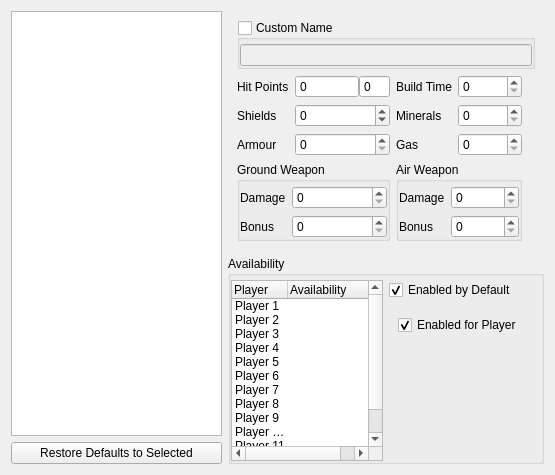
<?xml version="1.0" encoding="UTF-8"?>
<ui version="4.0">
 <class>UnitsTab</class>
 <widget class="QWidget" name="UnitsTab">
  <property name="geometry">
   <rect>
    <x>0</x>
    <y>0</y>
    <width>555</width>
    <height>475</height>
   </rect>
  </property>
  <layout class="QGridLayout" name="gridLayout_8" rowstretch="1,1" columnstretch="2,3">
   <item row="0" column="0" rowspan="2">
    <layout class="QVBoxLayout" name="verticalLayout_10">
     <item>
      <widget class="QTreeWidget" name="unitTree">
       <property name="editTriggers">
        <set>QAbstractItemView::NoEditTriggers</set>
       </property>
       <property name="selectionMode">
        <enum>QAbstractItemView::ExtendedSelection</enum>
       </property>
       <attribute name="headerVisible">
        <bool>false</bool>
       </attribute>
       <column>
        <property name="text">
         <string notr="true">1</string>
        </property>
       </column>
      </widget>
     </item>
     <item>
      <widget class="QPushButton" name="btnResetUnits">
       <property name="text">
        <string>Restore Defaults to Selected</string>
       </property>
      </widget>
     </item>
    </layout>
   </item>
   <item row="0" column="1">
    <widget class="TriStateGroupBox" name="grpUnitUseDefaults" native="true">
     <property name="enabled">
      <bool>true</bool>
     </property>
     <property name="title" stdset="0">
      <string>Use Defaults</string>
     </property>
     <property name="flat" stdset="0">
      <bool>false</bool>
     </property>
     <property name="checkable" stdset="0">
      <bool>true</bool>
     </property>
     <property name="checked" stdset="0">
      <bool>true</bool>
     </property>
     <layout class="QGridLayout" name="gridLayout_9">
      <item row="1" column="0">
       <layout class="QFormLayout" name="formLayout_8">
        <item row="0" column="0">
         <widget class="QLabel" name="label">
          <property name="text">
           <string>Hit Points</string>
          </property>
         </widget>
        </item>
        <item row="0" column="1">
         <layout class="QHBoxLayout" name="horizontalLayout_3">
          <property name="spacing">
           <number>0</number>
          </property>
          <item>
           <widget class="QSpinBox" name="spnUnitHp">
            <property name="minimumSize">
             <size>
              <width>64</width>
              <height>0</height>
             </size>
            </property>
            <property name="buttonSymbols">
             <enum>QAbstractSpinBox::NoButtons</enum>
            </property>
            <property name="minimum">
             <number>-8388608</number>
            </property>
            <property name="maximum">
             <number>8388607</number>
            </property>
           </widget>
          </item>
          <item>
           <widget class="QSpinBox" name="spnUnitHpExtra">
            <property name="toolTip">
             <string>&lt;html&gt;&lt;head/&gt;&lt;body&gt;&lt;p&gt;This is the fractional HP portion, ranging between 0 and 255 which translates to values between 0.00 and 0.99... of a hit point.&lt;/p&gt;&lt;/body&gt;&lt;/html&gt;</string>
            </property>
            <property name="frame">
             <bool>true</bool>
            </property>
            <property name="buttonSymbols">
             <enum>QAbstractSpinBox::NoButtons</enum>
            </property>
            <property name="maximum">
             <number>255</number>
            </property>
           </widget>
          </item>
         </layout>
        </item>
        <item row="1" column="0">
         <widget class="QLabel" name="label_2">
          <property name="text">
           <string>Shields</string>
          </property>
         </widget>
        </item>
        <item row="1" column="1">
         <widget class="QSpinBox" name="spnUnitShields">
          <property name="minimumSize">
           <size>
            <width>64</width>
            <height>0</height>
           </size>
          </property>
          <property name="minimum">
           <number>-32768</number>
          </property>
          <property name="maximum">
           <number>32767</number>
          </property>
         </widget>
        </item>
        <item row="2" column="0">
         <widget class="QLabel" name="label_3">
          <property name="text">
           <string>Armour</string>
          </property>
         </widget>
        </item>
        <item row="2" column="1">
         <widget class="QSpinBox" name="spnUnitArmour">
          <property name="minimumSize">
           <size>
            <width>64</width>
            <height>0</height>
           </size>
          </property>
          <property name="maximum">
           <number>255</number>
          </property>
         </widget>
        </item>
       </layout>
      </item>
      <item row="2" column="0">
       <widget class="QGroupBox" name="grpGroundWeapon">
        <property name="title">
         <string>Ground Weapon</string>
        </property>
        <property name="flat">
         <bool>true</bool>
        </property>
        <layout class="QGridLayout" name="gridLayout_10">
         <property name="leftMargin">
          <number>0</number>
         </property>
         <property name="topMargin">
          <number>4</number>
         </property>
         <property name="rightMargin">
          <number>0</number>
         </property>
         <property name="bottomMargin">
          <number>0</number>
         </property>
         <item row="0" column="0">
          <layout class="QFormLayout" name="formLayout_5">
           <item row="0" column="0">
            <widget class="QLabel" name="label_7">
             <property name="text">
              <string>Damage</string>
             </property>
            </widget>
           </item>
           <item row="0" column="1">
            <widget class="QSpinBox" name="spnGrndWpnDmg">
             <property name="minimumSize">
              <size>
               <width>64</width>
               <height>0</height>
              </size>
             </property>
             <property name="maximum">
              <number>65535</number>
             </property>
            </widget>
           </item>
           <item row="1" column="0">
            <widget class="QLabel" name="label_8">
             <property name="text">
              <string>Bonus</string>
             </property>
            </widget>
           </item>
           <item row="1" column="1">
            <widget class="QSpinBox" name="spnGrndWpnBonus">
             <property name="minimumSize">
              <size>
               <width>64</width>
               <height>0</height>
              </size>
             </property>
             <property name="maximum">
              <number>65535</number>
             </property>
            </widget>
           </item>
          </layout>
         </item>
        </layout>
       </widget>
      </item>
      <item row="2" column="1">
       <widget class="QGroupBox" name="grpAirWeapon">
        <property name="title">
         <string>Air Weapon</string>
        </property>
        <property name="flat">
         <bool>true</bool>
        </property>
        <layout class="QGridLayout" name="gridLayout_11">
         <property name="leftMargin">
          <number>0</number>
         </property>
         <property name="topMargin">
          <number>4</number>
         </property>
         <property name="rightMargin">
          <number>0</number>
         </property>
         <property name="bottomMargin">
          <number>0</number>
         </property>
         <item row="0" column="0">
          <layout class="QFormLayout" name="formLayout_6">
           <item row="0" column="0">
            <widget class="QLabel" name="label_10">
             <property name="text">
              <string>Damage</string>
             </property>
            </widget>
           </item>
           <item row="0" column="1">
            <widget class="QSpinBox" name="spnAirWpnDmg">
             <property name="minimumSize">
              <size>
               <width>64</width>
               <height>0</height>
              </size>
             </property>
             <property name="maximum">
              <number>65535</number>
             </property>
            </widget>
           </item>
           <item row="1" column="0">
            <widget class="QLabel" name="label_9">
             <property name="text">
              <string>Bonus</string>
             </property>
            </widget>
           </item>
           <item row="1" column="1">
            <widget class="QSpinBox" name="spnAirWpnBonus">
             <property name="minimumSize">
              <size>
               <width>64</width>
               <height>0</height>
              </size>
             </property>
             <property name="maximum">
              <number>65535</number>
             </property>
            </widget>
           </item>
          </layout>
         </item>
        </layout>
       </widget>
      </item>
      <item row="1" column="2">
       <spacer name="horizontalSpacer_2">
        <property name="orientation">
         <enum>Qt::Horizontal</enum>
        </property>
        <property name="sizeHint" stdset="0">
         <size>
          <width>40</width>
          <height>20</height>
         </size>
        </property>
       </spacer>
      </item>
      <item row="1" column="1">
       <layout class="QFormLayout" name="formLayout_9">
        <item row="0" column="0">
         <widget class="QLabel" name="label_4">
          <property name="text">
           <string>Build Time</string>
          </property>
         </widget>
        </item>
        <item row="0" column="1">
         <widget class="QSpinBox" name="spnUnitBuildTime">
          <property name="minimumSize">
           <size>
            <width>64</width>
            <height>0</height>
           </size>
          </property>
          <property name="maximum">
           <number>65535</number>
          </property>
         </widget>
        </item>
        <item row="1" column="0">
         <widget class="QLabel" name="label_5">
          <property name="text">
           <string>Minerals</string>
          </property>
         </widget>
        </item>
        <item row="1" column="1">
         <widget class="QSpinBox" name="spnUnitMinerals">
          <property name="minimumSize">
           <size>
            <width>64</width>
            <height>0</height>
           </size>
          </property>
          <property name="maximum">
           <number>65535</number>
          </property>
         </widget>
        </item>
        <item row="2" column="0">
         <widget class="QLabel" name="label_6">
          <property name="text">
           <string>Gas</string>
          </property>
         </widget>
        </item>
        <item row="2" column="1">
         <widget class="QSpinBox" name="spnUnitGas">
          <property name="minimumSize">
           <size>
            <width>64</width>
            <height>0</height>
           </size>
          </property>
          <property name="maximum">
           <number>65535</number>
          </property>
         </widget>
        </item>
       </layout>
      </item>
      <item row="0" column="0" colspan="3">
       <widget class="QGroupBox" name="grpCustomName">
        <property name="title">
         <string>Custom Name</string>
        </property>
        <property name="flat">
         <bool>true</bool>
        </property>
        <property name="checkable">
         <bool>true</bool>
        </property>
        <property name="checked">
         <bool>false</bool>
        </property>
        <layout class="QHBoxLayout" name="horizontalLayout_5">
         <property name="leftMargin">
          <number>0</number>
         </property>
         <property name="topMargin">
          <number>4</number>
         </property>
         <property name="rightMargin">
          <number>0</number>
         </property>
         <property name="bottomMargin">
          <number>0</number>
         </property>
         <item>
          <widget class="QLineEdit" name="txtUnitName"/>
         </item>
        </layout>
       </widget>
      </item>
      <item row="3" column="0">
       <spacer name="verticalSpacer_8">
        <property name="orientation">
         <enum>Qt::Vertical</enum>
        </property>
        <property name="sizeHint" stdset="0">
         <size>
          <width>20</width>
          <height>0</height>
         </size>
        </property>
       </spacer>
      </item>
     </layout>
    </widget>
   </item>
   <item row="1" column="1">
    <widget class="QGroupBox" name="groupBox_9">
     <property name="title">
      <string>Availability</string>
     </property>
     <property name="flat">
      <bool>true</bool>
     </property>
     <layout class="QGridLayout" name="gridLayout_13" columnstretch="1,1">
      <property name="leftMargin">
       <number>0</number>
      </property>
      <property name="topMargin">
       <number>4</number>
      </property>
      <property name="rightMargin">
       <number>0</number>
      </property>
      <property name="bottomMargin">
       <number>0</number>
      </property>
      <item row="1" column="1">
       <widget class="TriStateGroupBox" name="grpUnitPlayerDefaults" native="true">
        <property name="title" stdset="0">
         <string>Use Default</string>
        </property>
        <property name="checkable" stdset="0">
         <bool>true</bool>
        </property>
        <property name="checked" stdset="0">
         <bool>true</bool>
        </property>
        <layout class="QVBoxLayout" name="verticalLayout_5">
         <item>
          <widget class="QCheckBox" name="chkUnitEnabledForPlayer">
           <property name="minimumSize">
            <size>
             <width>128</width>
             <height>0</height>
            </size>
           </property>
           <property name="text">
            <string>Enabled for Player</string>
           </property>
           <property name="checked">
            <bool>true</bool>
           </property>
          </widget>
         </item>
        </layout>
       </widget>
      </item>
      <item row="0" column="1">
       <widget class="QCheckBox" name="chkUnitEnabledGlobally">
        <property name="text">
         <string>Enabled by Default</string>
        </property>
        <property name="checked">
         <bool>true</bool>
        </property>
       </widget>
      </item>
      <item row="0" column="0" rowspan="4">
       <widget class="QTreeWidget" name="unitPlyrList">
        <property name="editTriggers">
         <set>QAbstractItemView::NoEditTriggers</set>
        </property>
        <property name="selectionMode">
         <enum>QAbstractItemView::ExtendedSelection</enum>
        </property>
        <property name="rootIsDecorated">
         <bool>false</bool>
        </property>
        <property name="itemsExpandable">
         <bool>false</bool>
        </property>
        <property name="allColumnsShowFocus">
         <bool>true</bool>
        </property>
        <property name="expandsOnDoubleClick">
         <bool>false</bool>
        </property>
        <attribute name="headerDefaultSectionSize">
         <number>56</number>
        </attribute>
        <column>
         <property name="text">
          <string>Player</string>
         </property>
        </column>
        <column>
         <property name="text">
          <string>Availability</string>
         </property>
        </column>
        <item>
         <property name="text">
          <string>Player 1</string>
         </property>
        </item>
        <item>
         <property name="text">
          <string>Player 2</string>
         </property>
        </item>
        <item>
         <property name="text">
          <string>Player 3</string>
         </property>
        </item>
        <item>
         <property name="text">
          <string>Player 4</string>
         </property>
        </item>
        <item>
         <property name="text">
          <string>Player 5</string>
         </property>
        </item>
        <item>
         <property name="text">
          <string>Player 6</string>
         </property>
        </item>
        <item>
         <property name="text">
          <string>Player 7</string>
         </property>
        </item>
        <item>
         <property name="text">
          <string>Player 8</string>
         </property>
        </item>
        <item>
         <property name="text">
          <string>Player 9</string>
         </property>
        </item>
        <item>
         <property name="text">
          <string>Player 10</string>
         </property>
        </item>
        <item>
         <property name="text">
          <string>Player 11</string>
         </property>
        </item>
        <item>
         <property name="text">
          <string>Player 12</string>
         </property>
        </item>
       </widget>
      </item>
      <item row="2" column="1">
       <spacer name="verticalSpacer_7">
        <property name="orientation">
         <enum>Qt::Vertical</enum>
        </property>
        <property name="sizeHint" stdset="0">
         <size>
          <width>20</width>
          <height>40</height>
         </size>
        </property>
       </spacer>
      </item>
     </layout>
    </widget>
   </item>
  </layout>
 </widget>
 <customwidgets>
  <customwidget>
   <class>TriStateGroupBox</class>
   <extends>QWidget</extends>
   <header>tristategroupbox.h</header>
  </customwidget>
 </customwidgets>
 <resources/>
 <connections/>
</ui>
